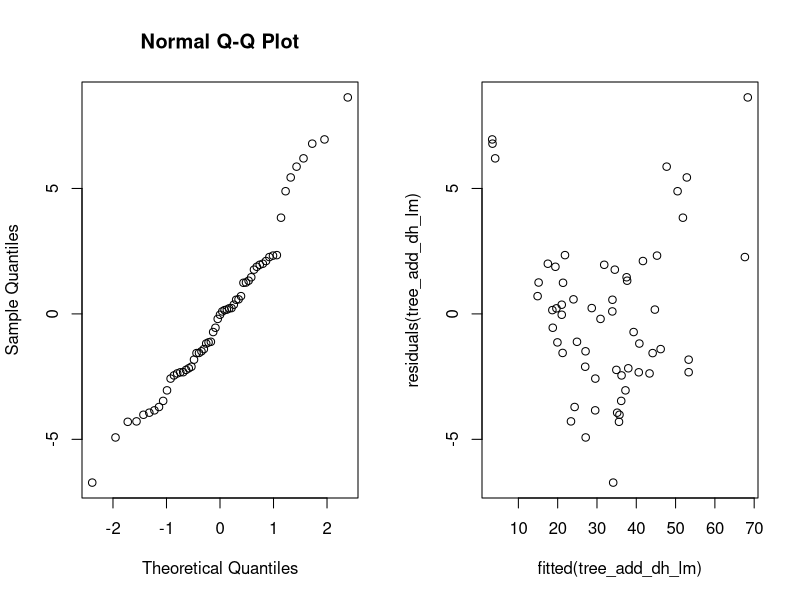
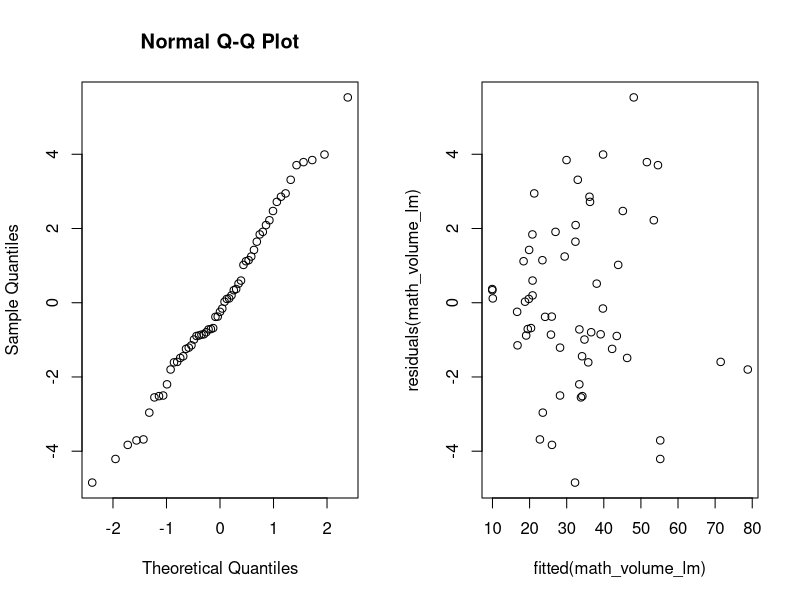
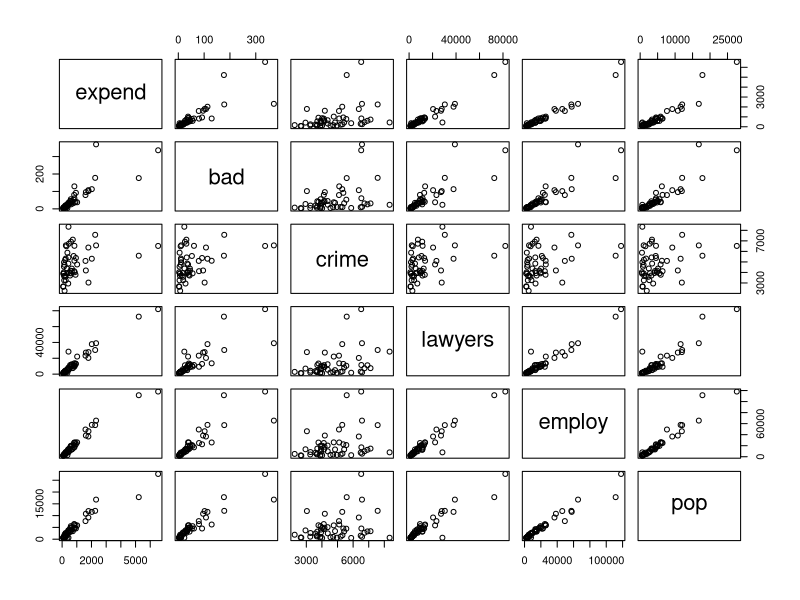
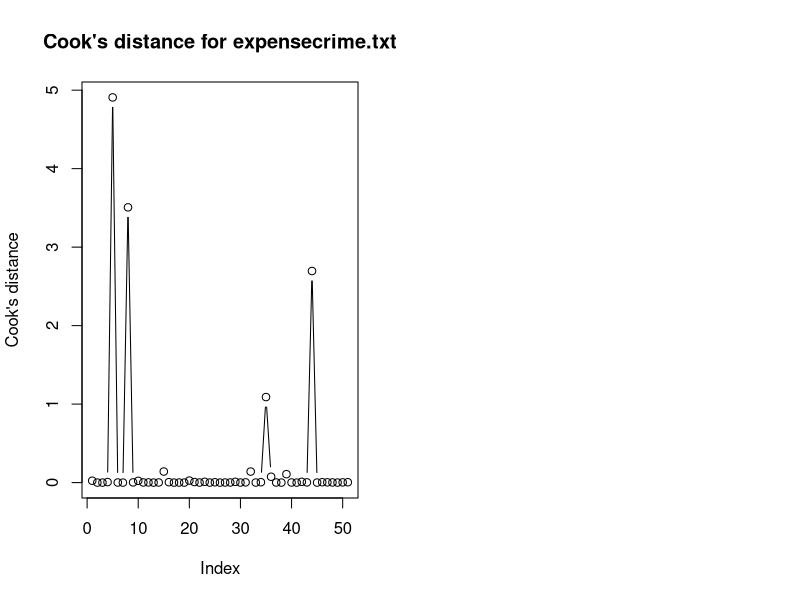
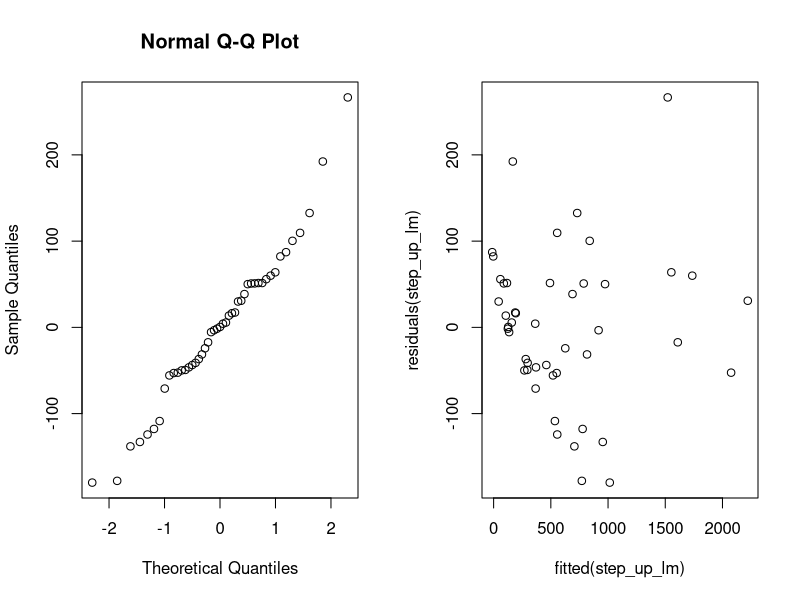
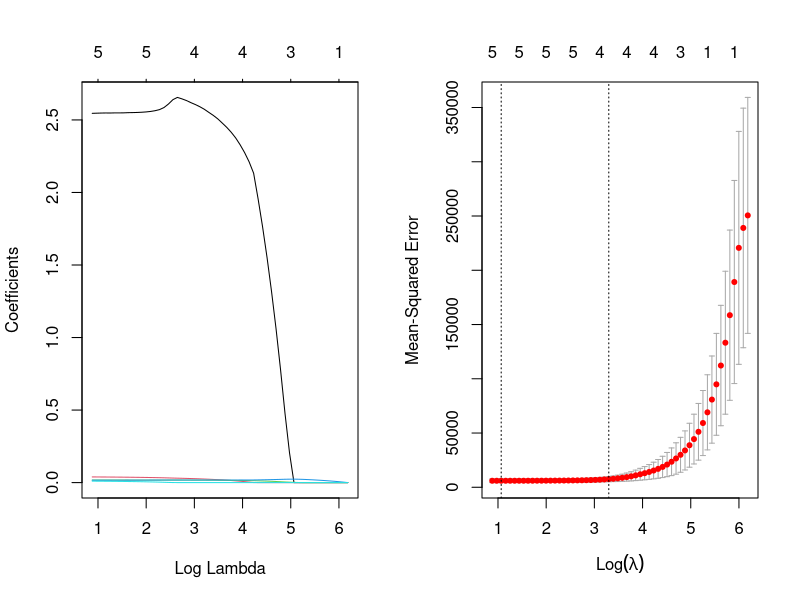
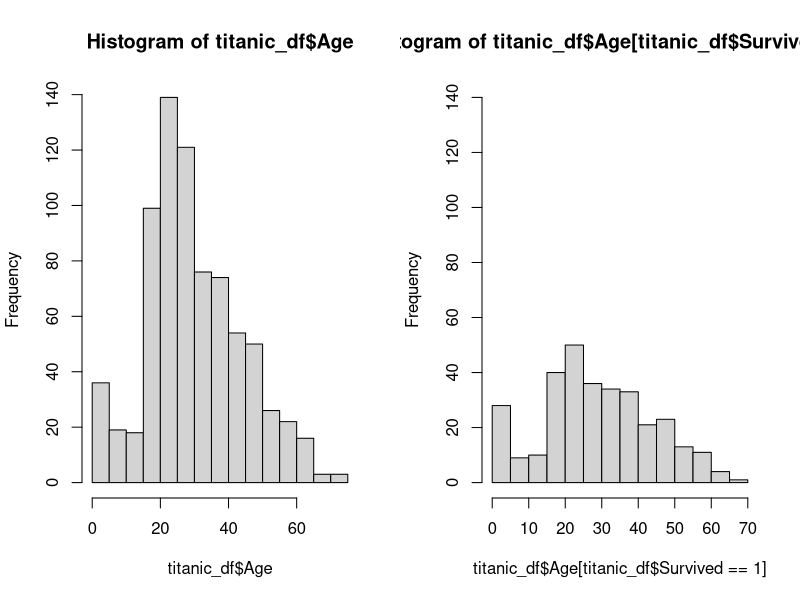
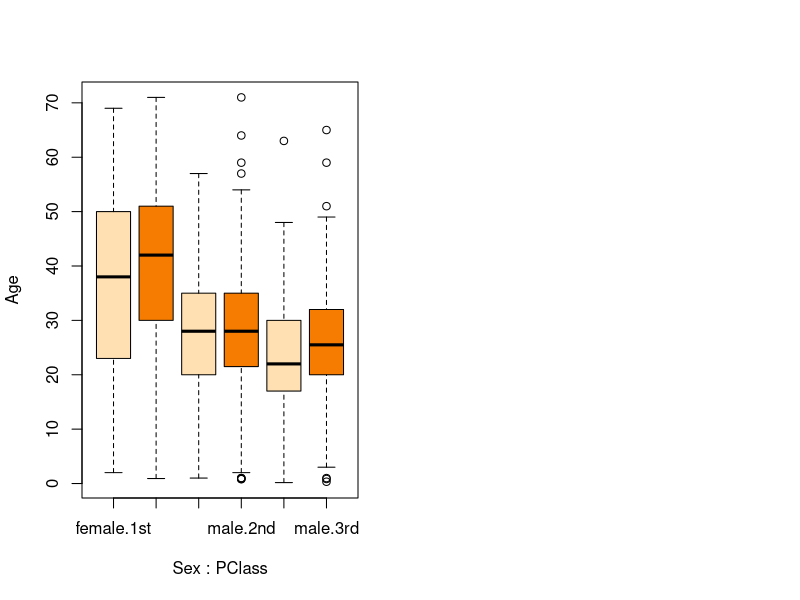

Generate these figures, in order, with R:
## ---- chunk 1
# set up global R options
options(digits = 3)

# set up knitr global chunk options
knitr::opts_chunk$set(fig.height = 3)
## ---- chunk 2
tree_df <- as.data.frame(read.table("data/treeVolume.txt", header=TRUE))
head(tree_df)
## ---- chunk 3
tree_df$type <- as.factor(tree_df$type)
tree_type_lm <- lm(volume~type, data=tree_df)
anova(tree_type_lm)
## ---- chunk 4
mask <- tree_df$type == "beech"
t.test(tree_df$volume[mask], tree_df$volume[!mask])
## ---- chunk 5
tree_type_d_lm <- lm(volume~height+type*diameter, data=tree_df)
anova(tree_type_d_lm)
## ---- chunk 6
tree_type_h_lm <- lm(volume~diameter+type*height, data=tree_df)
anova(tree_type_h_lm)
## ---- chunk 7
tree_add_all_lm <- lm(volume~diameter+height+type, data=tree_df)
drop1(tree_add_all_lm, test= "F")
## ---- chunk 8
tree_add_dh_lm <- lm(volume~diameter+height, data=tree_df)
anova(tree_add_dh_lm)
## ---- chunk 9
summary(tree_add_dh_lm)
## ---- chunk 10
par(mfrow=c(1, 2))
qqnorm(residuals(tree_add_dh_lm))
plot(fitted(tree_add_dh_lm), residuals(tree_add_dh_lm))
## ---- chunk 11
mean_d <- mean(tree_df$diameter)
mean_h <- mean(tree_df$height)
means <-  data.frame(diameter=c(mean_d), height=c(mean_h))

predict(tree_add_dh_lm, means, interval = "confidence")
## ---- chunk 12
tree_df$math_volume <- tree_df$height * tree_df$diameter^2
math_volume_lm <- lm(volume~math_volume, data=tree_df)
anova(math_volume_lm)
## ---- chunk 13
summary(math_volume_lm)
## ---- chunk 14
par(mfrow=c(1,2))

qqnorm(residuals(math_volume_lm))
plot(fitted(math_volume_lm), residuals(math_volume_lm))
## ---- chunk 15
# Read data
crime_df <- as.data.frame(read.table("data/expensescrime.txt", header=TRUE))
head(crime_df)

response <- "expend"
exp_vars <- c("bad", "crime", "lawyers", "employ", "pop")
## ---- chunk 16
pairs(crime_df[, c(response, exp_vars)])
## ---- chunk 17
crime_lm <- lm(expend~bad+crime+lawyers+employ+pop, data=crime_df)
cooks.distance(crime_lm)[cooks.distance(crime_lm) > 1]
## ---- chunk 18
plot(cooks.distance(crime_lm), type='b', ylab="Cook's distance", main = "Cook's distance for expensecrime.txt")
## ---- chunk 19
crime_df_upd <- crime_df[-c(5,8,35,44),]
## ---- chunk 20
round(cor(crime_df[, c(exp_vars)]), 2)
## ---- chunk 21
library(car)
## ---- chunk 22
vif(lm(expend~bad+crime+lawyers+employ+pop, data=crime_df))
## ---- chunk 23
print("Step 1")

print("bad")
summary(lm(expend~bad, data=crime_df_upd))

print("crime")
summary(lm(expend~crime, data=crime_df_upd))

print("lawyers")
summary(lm(expend~lawyers, data=crime_df_upd))

print("employ")
summary(lm(expend~employ, data=crime_df_upd)) # YES

print("pop")
summary(lm(expend~pop, data=crime_df_upd)) 
## ---- chunk 24
print("Step 2")

print("bad")
summary(lm(expend~employ+bad, data=crime_df_upd))

print("crime")
summary(lm(expend~employ+crime, data=crime_df_upd)) # YES

print("lawyers")
summary(lm(expend~employ+lawyers, data=crime_df_upd))

print("pop")
summary(lm(expend~employ+pop, data=crime_df_upd))
## ---- chunk 25
print("Step 3")

print("bad")
summary(lm(expend~employ+crime+bad, data=crime_df_upd))

print("lawyers")
summary(lm(expend~employ+crime+lawyers, data=crime_df_upd))

print("pop")
summary(lm(expend~employ+crime+pop, data=crime_df_upd)) # YES
## ---- chunk 26
print("Step 4")

print("bad")
summary(lm(expend~employ+crime+pop+bad, data=crime_df_upd))

print("lawyers")
summary(lm(expend~employ+crime+pop+lawyers, data=crime_df_upd))

# None significant!
## ---- chunk 27
step_up_lm <- lm(expend~employ+crime+pop, data=crime_df_upd)
summary(step_up_lm)
## ---- chunk 28
vif(step_up_lm)
## ---- chunk 29
par(mfrow=c(1,2))

qqnorm(residuals(step_up_lm))
plot(fitted(step_up_lm), residuals(step_up_lm))
## ---- chunk 30
new_data <- data.frame(bad=50, crime=5000, lawyers=5000, employ=5000, pop=5000)
predict(step_up_lm, new_data, interval="prediction", level=0.95)
## ---- chunk 31
predict(step_up_lm, new_data, interval="confidence", level=0.95)
## ---- chunk 32
# install.packages("glmnet", repos = "https://cran.us.r-project.org")
library(glmnet)
## ---- chunk 33
x <- as.matrix(crime_df_upd[, exp_vars])
y <- as.matrix(crime_df_upd[, c(response)])

# train-test splitting
train <- (sample(1:nrow(x), 0.67*nrow(x))) # train by using 2/3 of the data
x.train <- x[train,]; y.train <- y[train]
x.test <- x[-train,]; y.test <- y[-train]

# fitting the model
lasso.mod <- glmnet(x.train, y.train, alpha=1)
cv.lasso <- cv.glmnet(x.train,y.train,alpha=1,type.measure='mse')
## ---- chunk 34
plot(lasso.mod, label=T, xvar="lambda")  # have a look at the lasso path
## ---- chunk 35
plot(cv.lasso) # the best lambda by cross-validation
## ---- chunk 36
(lambda.1se <- cv.lasso$lambda.1se)
## ---- chunk 37
# https://glmnet.stanford.edu/articles/glmnet.html#assessing-models-on-test-data-1
assess.glmnet(lasso.mod, newx = x.test, newy = y.test, s=cv.lasso$lambda.1se)
## ---- chunk 38
coef(lasso.mod, s=cv.lasso$lambda.1se) # beta’s for lambda.1se
y.pred <- predict(lasso.mod, s=lambda.1se, newx=x.test) # predict for test
mse.lasso <- mean((y.test - y.pred)^2); mse.lasso # mse for the predicted test rows
## ---- chunk 39
new_data <- data.frame(x.test)
y.pred <- predict(step_up_lm, new_data, interval="confidence", level=0.95)
mse.step_up <- mean((y.test - y.pred)^2); mse.step_up # mse for the predicted test rows
## ---- chunk 40
# Read data
titanic_df <- as.data.frame(read.table("data/titanic.txt", header=TRUE))
head(titanic_df)
## ---- chunk 41
titanic_df$PClass <- as.factor(titanic_df$PClass)
titanic_df$Sex <- as.factor(titanic_df$Sex)
summary(titanic_df)
## ---- chunk 42
tot_comb <- xtabs(~PClass+Sex, data=titanic_df)
tot_comb
## ---- chunk 43
tot_comb.surv <- xtabs(Survived~PClass+Sex, data=titanic_df)
round(tot_comb.surv/tot_comb, 2)
## ---- chunk 44
par(mfrow=c(1, 2))
hist(titanic_df$Age)
hist(titanic_df$Age[titanic_df$Survived == 1], ylim =c(0, 140))
## ---- chunk 45
boxplot(Age ~ Sex + PClass, data=titanic_df, col = c("#FFE0B2", "#F57C00")) 
## ---- chunk 46
titanic_df_upd <- na.omit(titanic_df)
## ---- chunk 47
titanic_df_upd$PClass <- as.factor(titanic_df_upd$PClass)
titanic_df_upd$Sex <- as.factor(titanic_df_upd$Sex)
base_lm <- glm(Survived ~ Age+PClass+Sex, data = titanic_df_upd, family = binomial)
## ---- chunk 48
drop1(base_lm, test = "Chisq")
## ---- chunk 49
summary(base_lm)
## ---- chunk 50
exp(coef(base_lm))
## ---- chunk 51
anova(glm(Survived ~ Age*PClass, data = titanic_df_upd, family = binomial), test="Chisq")
## ---- chunk 52
anova(glm(Survived ~ Age*Sex, data = titanic_df_upd, family = binomial), test="Chisq")
## ---- chunk 53
final_lm <- glm(Survived ~ PClass+Age*Sex, data = titanic_df_upd, family = binomial)
summary(final_lm, test="Chisq")
## ---- chunk 54
newdata <- data.frame(Age=c(55, 55, 55, 55, 55, 55), PClass=c("1st", "1st", "2nd", "2nd", "3rd", "3rd"), Sex=c("female", "male", "female", "male", "female", "male"))
predict(final_lm, newdata, type="response")
## ---- chunk 55
fisher.test(x=titanic_df_upd$Survived, y=titanic_df_upd$Sex)
## ---- chunk 56
chisq.test(x=titanic_df_upd$Survived, y=titanic_df_upd$PClass)
## ---- chunk 57
# Read data
coups_df <- as.data.frame(read.table("data/coups.txt", header=TRUE))
head(coups_df)
## ---- chunk 58
coups_df$pollib <- as.factor(coups_df$pollib)
## ---- chunk 59
poison_glm <- glm(miltcoup ~ oligarchy + parties + pctvote + popn + size + numelec + numregim + pollib, data = coups_df, family = poisson)
drop1(poison_glm, test= "Chisq")
summary(poison_glm)
## ---- chunk 60
summary(glm(miltcoup ~ oligarchy + parties + pctvote + popn + size + numelec + pollib, data = coups_df, family = poisson), test="Chisq")
## ---- chunk 61
summary(glm(miltcoup ~ oligarchy + parties + pctvote + popn + size + pollib, data = coups_df, family = poisson), test="Chisq")
## ---- chunk 62
summary(glm(miltcoup ~ oligarchy + parties + pctvote + popn + pollib, data = coups_df), test="Chisq")
## ---- chunk 63
summary(glm(miltcoup ~ oligarchy + parties + pctvote + pollib, data = coups_df), test="Chisq")
## ---- chunk 64
final_plm <- glm(miltcoup ~ oligarchy + parties + pollib, data = coups_df, family = poisson)
summary(final_plm, test="Chisq")
## ---- chunk 65
final_plm <- glm(miltcoup ~ oligarchy + parties + pollib, data = coups_df, family = poisson)
summary(final_plm, test="Chisq")
## ---- chunk 66
coups_df$pollib <- as.factor(coups_df$pollib)
## ---- chunk 67
mean(coups_df$oligarchy); mean(coups_df$parties)
## ---- chunk 68
newdata <- data.frame(pollib=c("0", "1", "2"), oligarchy=c(5.22, 5.22, 5.22), parties=c(17.1, 17.1, 17.1))
predict(final_plm, newdata, type="response")
